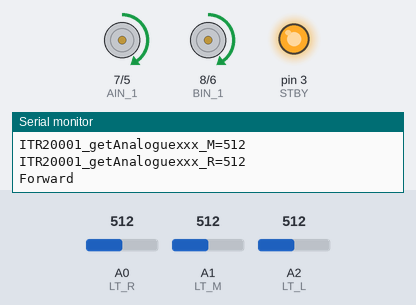
Recording of a sketch running on a simulated Arduino Uno, built with avr-gcc and run on an emulated ATmega328P. Shown: direction and speed pins drawn as motors (green arrow = direction pin HIGH = forward, orange = LOW = backward, longer = more drive, stopped while the standby pin is LOW), output pins drawn as LEDs (lit = HIGH), the last lines printed to the serial monitor. Inputs (shaded band) come from the test bench; at power-on: A0 (LT_R) = 512, A1 (LT_M) = 512, A2 (LT_L) = 512. At 2.0 s the program stops and its outputs stay as they are.

Above: at 0.1 s.
At 2.1 s:
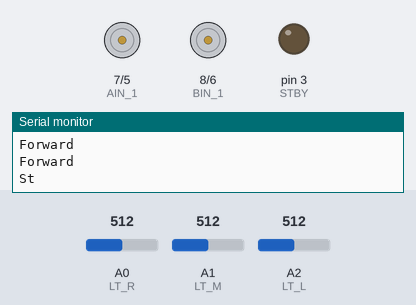
Timing chart, 0 to 3.5 s (numbered marks = the images above):
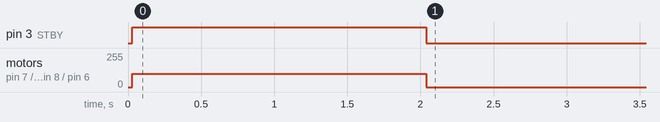

The sketch:

sketch_sep18e.ino
```cpp
// ---------------------Begin v4 -----------------------------------------

//    The direction of the car's movement TB6612 (v4)
//  PWMA   PWMB   AIN_1   BIN_1   STBY      Description
//  PWM    PWM    HIGH    HIGH    HIGH      Car is running forward
//  PWM    PWM    LOW     LOW     HIGH      Car is running back
//  PMW    PWM    HIGH    LOW     HIGH      Car is turning left
//  PWM    PWM    LOW     HIGH    HIGH      Car is turning right
//  0      0      N/A     N/A     LOW       Car is stopped (direction_void)

//define TB6612 module IO Pins
#define STBY 3 //STBY
#define ENA 5 //PWMA
#define ENB 6 //PWMB
#define AIN_1 7 //AIN_1
#define BIN_1 8 //BIN_1

#define LT_R A0
#define LT_M A1
#define LT_L A2

#define carSpeed 100 //Set value 0-255, 8-bit

//If the value read by the photoelectric sensor is within 250 ~ 850,
//the photoelectric sensor is in the black line.
uint16_t TrackingDetection_S = 500;
uint16_t TrackingDetection_E = 750;

void forward(){
  analogWrite(ENA,carSpeed); //enable A channel
  analogWrite(ENB,carSpeed); //enable B channel
  digitalWrite(AIN_1,HIGH); //set AIN_1 high level
  digitalWrite(BIN_1,HIGH);  //set BIN_1 high level
  digitalWrite(STBY,HIGH);  //set STBY high level
  Serial.println("Forward");//send message to serial monitor
}

void back(){
  analogWrite(ENA,carSpeed); //enable A channel
  analogWrite(ENB,carSpeed); //enable B channel
  digitalWrite(AIN_1,LOW); //set AIN_1 low level
  digitalWrite(BIN_1,LOW);  //set BIN_1 low level
  digitalWrite(STBY,HIGH);  //set STBY high level
  Serial.println("Back");
}

void left(){
  analogWrite(ENA,carSpeed); //enable A channel
  analogWrite(ENB,carSpeed); //enable B channel
  digitalWrite(AIN_1, HIGH); //set AIN_1 low level
  digitalWrite(BIN_1,LOW);  //set BIN_1 low level
  digitalWrite(STBY,HIGH);  //set STBY high level
  Serial.println("Left");
}

void right(){
  analogWrite(ENA,carSpeed); //enable A channel
  analogWrite(ENB,carSpeed); //enable B channel
  digitalWrite(AIN_1, LOW); //set AIN_1 low level
  digitalWrite(BIN_1,HIGH);  //set BIN_1 low level
  digitalWrite(STBY,HIGH);  //set STBY high level
  Serial.println("Right");
}

void stopCar(){
   digitalWrite(ENA, LOW);
   digitalWrite(ENB, LOW);
   digitalWrite(STBY,LOW);  //set STBY low level
   Serial.println("Stop!");
}

//before execute loop() function,
//setup() function will execute first and only execute once
void setup() {
  pinMode(AIN_1,OUTPUT);//before useing io pin, pin mode must be set first
  pinMode(BIN_1,OUTPUT);
  pinMode(STBY,OUTPUT);
  pinMode(ENA,OUTPUT);
  pinMode(ENB,OUTPUT);
  pinMode(LT_L, INPUT);
  pinMode(LT_M, INPUT);
  pinMode(LT_R, INPUT);
  Serial.begin(9600);//open serial and set the baudrate`
}

//Repeat execution
//Analog value needs to be read and determine a threshold value for detection, usually between 250 & 850
//If the value detected is between these, then the line is detected and follow the logic

int i = 0;

void loop() {

  // Test algorithm to output to serial monitor
  // Check and see if values are between 250 & 850 when detecting a line
  Serial.print("ITR20001_getAnaloguexxx_L=");
  Serial.println(analogRead(LT_L));
  Serial.print("ITR20001_getAnaloguexxx_M=");
  Serial.println(analogRead(LT_M));
  Serial.print("ITR20001_getAnaloguexxx_R=");
  Serial.println(analogRead(LT_R));

#define M (TrackingDetection_S <= analogRead(LT_M) && analogRead(LT_M) <= TrackingDetection_E)
#define L (TrackingDetection_S <= analogRead(LT_L) && analogRead(LT_L) <= TrackingDetection_E)
#define R (TrackingDetection_S <= analogRead(LT_R) && analogRead(LT_R) <= TrackingDetection_E)
  while(true){
    if(i == 4){
      stopCar();
      break;
    }else{
      if(M && L && R){
        forward();
        delay(500);
        i++;
      }
      else if(M && !L && !R){
        forward();
      }
      else if(!M && L && !R){
        left();
      }
      else if(!M && !L && R){
        right();
      }
    }
 }
  exit(0);
}
```

Measured:
- by itself, pin 3 (STBY): LOW → HIGH at 0.03 s, → LOW 2.0 s later
- by itself, motor on pin 7 (AIN_1) / pin 5 (ENA), motor on pin 8 (BIN_1) / pin 6 (ENB): stopped → forward 100/255 at 0.03 s, → stopped 2.0 s later
